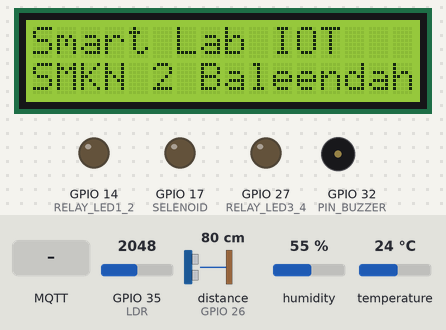
The program below on a simulated ESP32. Parts: 16×2 character LCD, output pins drawn as LEDs (lit = HIGH), buzzer (waves = sounding, pin HIGH). Wiring (inferred from the names in the program): ultrasonic range finder: trigger GPIO 25; echo GPIO 26. Inputs (shaded band) come from the test bench; at power-on: GPIO 35 (LDR) = 2048, distance to the obstacle (sensor on GPIO 26) 80 cm, humidity 55 %, temperature 24 °C. The echo pulse lasts 58.3 µs per cm; WiFi joins after 1.5 s; servers stay silent unless stated; uploads are accepted with an empty reply; no MQTT or app messages arrive unless stated; pins used as bus, display or sensor lines are not drawn; what the program prints to the serial monitor is not drawn.

Above: at 1.4 s.
At 10.2 s:
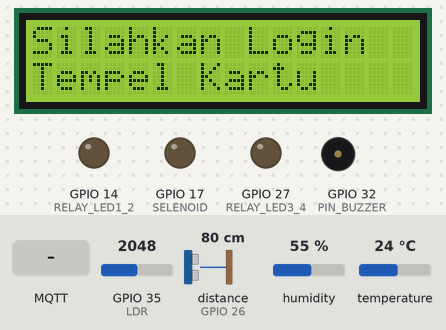
10.3 s: MQTT message "1" arrives on the first subscribed topic
At 12.3 s:
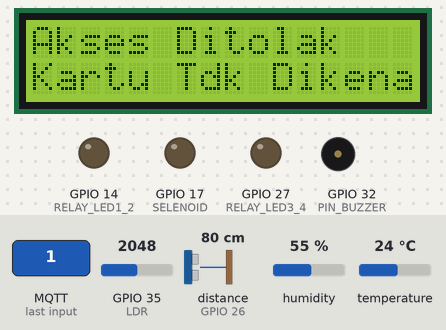
14.4 s: MQTT message "1" arrives on the third subscribed topic
At 14.8 s:
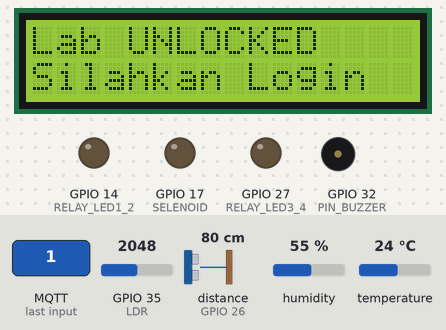
Timing chart, 0 to 17.4 s (numbered marks = the images above; inputs shaded):
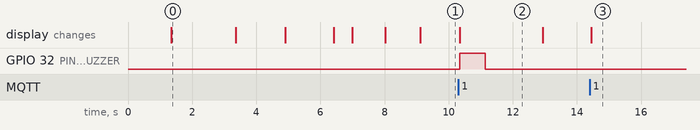

Measured:
- after the input at 10.3 s, GPIO 32 (PIN_BUZZER): LOW → HIGH after 0.05 s, → LOW 0.80 s later; the display: changes after 0.05 s (image 2)
- after the input at 14.4 s, the display: changes after 0.05 s (image 3)
- what the display in image 0 shows lasts 2.1 s, from 1.3 s to 3.4 s
- what the display in image 2 shows lasts 2.6 s, from 10.3 s to 12.9 s

The program:

main.cpp
```cpp
// ======== LIBRARY ========
#include <Arduino.h>
#include <SPI.h>
#include <DHT.h>
#include <IRremote.h>
#include <LiquidCrystal_I2C.h>
#include <WiFi.h>
#include <PubSubClient.h>
#include <ArduinoJson.h>
#include <MFRC522.h>
#include <HTTPClient.h>

// ======== PIN DECLARATION ========
#define RELAY_LED1_2  14
#define RELAY_LED3_4  27
#define SELENOID      17
#define TRIG_PIN      25
#define ECHO_PIN      26
#define KY005         33
#define DHTPIN         4
#define PIN_BUZZER    32
#define LDR           35
#define SS_PIN         5
#define RST_PIN       16

#define DHTTYPE DHT11
#define TEMP_LIMIT 27.0

// ======== ASYNCHRONUS MILLIS TIMERS ========
unsigned long now;
unsigned long lastLDR      = 0;
unsigned long lastDHT      = 0;
unsigned long lastPub      = 0;
unsigned long lastTtl      = 0;
unsigned long lastDistance = 0;
unsigned long doorTimer    = 0;
unsigned long lcdTimer     = 0;

// ======== INTERVAL TIME ========
const unsigned long dhtInterval      = 2000;
const unsigned long ldrInterval      = 500;
const unsigned long pubInterval      = 10000;   // kirim sensor tiap 10 detik
const unsigned long ttlInterval      = 60000;   // heartbeat tiap 1 menit
const unsigned long distanceInterval = 500;
const unsigned long lcdInterval      = 5000;    // refresh tampilan LCD
const unsigned int  doorDuration     = 5000;    // pintu terbuka 5 detik

// ======== IR REMOTE CODE ========
uint32_t AC_ON  = 0x20DF10EF;
uint32_t AC_OFF = 0x20DF906F;

// ======== OBJECT DECLARATION ========
DHT             dht(DHTPIN, DHTTYPE);
LiquidCrystal_I2C lcd(0x27, 16, 2);
IRsend          irsend(KY005);
WiFiClient      espClient;
PubSubClient    mqtt(espClient);
MFRC522         rfid(SS_PIN, RST_PIN);

// ======== STATE VARIABLES ========
bool  modeAuto   = true;
bool  locked     = false;
bool  login      = false;
char  user[32]   = "none";
char  idLoginNow[64] = "none";   // UID yang sedang login (normalized)
bool  acStatus   = false;
bool  doorOpen   = false;
float distance   = 0.0;
float suhu       = 0.0;
float kelembapan = 0.0;
int   ldrRead    = 0;
int   thresholdLdr = 50;

// ======== GOOGLE SHEETS ========
const char* sheetURL = "https://script.google.com/macros/s/AKfycbz-zqtx90oHWwHfh-QBQ4vu1HvO1AwoGksLby7PP32SADF9nH6_Z1k-1K2RH75wzUJ64A/exec";

// ======== WIFI & MQTT ========
const char* ssid       = "GEDUNG-S21@TJKT-SMKN2BE";
const char* password   = "tjkt2025";
const char* mqttServer = "172.20.24.11";
const int   mqttPort   = 1883;
const char* clientID   = "esp32_smartlab_1";

// Topik publish
const char* topicSensor    = "lab1/sensor";
const char* topicAccess    = "lab1/access";
const char* topicTTL       = "lab1/timetolive";

// Topik subscribe
const char* topicSubLogin  = "lab1/control/login";
const char* topicSubMode   = "lab1/control/mode";
const char* topicSubLocked = "lab1/control/locked";
const char* topicSubDoor   = "lab1/control/door";
const char* topicSubLamp12 = "lab1/control/lamp1_2";
const char* topicSubLamp34 = "lab1/control/lamp3_4";
const char* topicSubAC     = "lab1/control/ac";

// Buffer JSON
char jsonBuf[1024];

// ======== PROTOTYPES ========
void connectWifi();
void connectMQTT();
void beep(int ms);
void openDoor();
void closeDoor();
float readUltrasonic();
void offAllRelay();
void shutAllDevice();
void sentLogin();
void allPublishStatus();
void sentTTL();
void sendToSheet(const char* uid, const char* name, const char* status);
void lcdShow(const char* line1, const char* line2 = "");

// ======================================================
// NORMALISASI UID
// ESP32 MFRC522 menghasilkan byte per byte, digabung
// dengan format " AB CD EF 01" (uppercase, spasi di depan setiap byte).
// Fungsi ini menghasilkan string tanpa spasi terdepan,
// konsisten uppercase: "AB CD EF 01"
// ======================================================
String buildUID(MFRC522& r) {
    String uid = "";
    for (byte i = 0; i < r.uid.size; i++) {
        if (i > 0) uid += " ";
        if (r.uid.uidByte[i] < 0x10) uid += "0";
        uid += String(r.uid.uidByte[i], HEX);
    }
    uid.toUpperCase();
    return uid; // contoh: "AB CD EF 01"
}

// ======================================================
// LCD HELPER
// ======================================================
void lcdShow(const char* line1, const char* line2) {
    lcd.clear();
    lcd.setCursor(0, 0);
    lcd.print(line1);
    if (line2 && strlen(line2) > 0) {
        lcd.setCursor(0, 1);
        lcd.print(line2);
    }
}

// ======================================================
// WIFI
// ======================================================
void connectWifi() {
    lcdShow("Connecting WiFi", "...");
    WiFi.mode(WIFI_STA);
    WiFi.begin(ssid, password);

    int retry = 0;
    while (WiFi.status() != WL_CONNECTED && retry < 30) {
        delay(500);
        retry++;
    }

    if (WiFi.status() == WL_CONNECTED) {
        IPAddress ip = WiFi.localIP();
        char ipStr[20];
        snprintf(ipStr, sizeof(ipStr), "%d.%d.%d.%d", ip[0], ip[1], ip[2], ip[3]);
        Serial.print("WiFi OK IP: "); Serial.println(ipStr);
        lcdShow("WiFi Connected", ipStr);
    } else {
        Serial.println("WiFi FAILED");
        lcdShow("WiFi GAGAL", "Cek SSID/Pass");
    }
    delay(1500);
}

// ======================================================
// MQTT
// ======================================================
void connectMQTT() {
    if (mqtt.connected()) return;

    lcdShow("MQTT Connect...", "");
    int retry = 0;
    while (!mqtt.connected() && retry < 5) {
        mqtt.connect(clientID);
        delay(500);
        retry++;
    }

    if (mqtt.connected()) {
        mqtt.subscribe(topicSubLogin);
        mqtt.subscribe(topicSubMode);
        mqtt.subscribe(topicSubLocked);
        mqtt.subscribe(topicSubDoor);
        mqtt.subscribe(topicSubLamp12);
        mqtt.subscribe(topicSubLamp34);
        mqtt.subscribe(topicSubAC);
        Serial.println("MQTT OK");
        lcdShow("MQTT Connected", "Smart Lab Ready");
    } else {
        Serial.println("MQTT FAILED");
        lcdShow("MQTT GAGAL", "Cek Broker");
    }
    delay(1000);
}

// ======================================================
// BUZZER
// ======================================================
void beep(int ms) {
    digitalWrite(PIN_BUZZER, HIGH);
    delay(ms);
    digitalWrite(PIN_BUZZER, LOW);
    delay(50);
}

// ======================================================
// PINTU
// ======================================================
void openDoor() {
    if (!doorOpen) {
        digitalWrite(SELENOID, HIGH);
        beep(200);
        doorOpen  = true;
        doorTimer = millis();
        Serial.println("Door OPEN");
    }
}

void closeDoor() {
    if (doorOpen && millis() - doorTimer >= doorDuration) {
        digitalWrite(SELENOID, LOW);
        beep(100);
        doorOpen = false;
        Serial.println("Door CLOSED");
    }
}

// ======================================================
// ULTRASONIC
// ======================================================
float readUltrasonic() {
    digitalWrite(TRIG_PIN, LOW);
    delayMicroseconds(2);
    digitalWrite(TRIG_PIN, HIGH);
    delayMicroseconds(10);
    digitalWrite(TRIG_PIN, LOW);

    long dur = pulseIn(ECHO_PIN, HIGH, 30000);
    if (dur == 0) return -1;
    return (dur / 2.0) * 0.0343;
}

// ======================================================
// RELAY
// ======================================================
void offAllRelay() {
    digitalWrite(RELAY_LED1_2, LOW);
    digitalWrite(RELAY_LED3_4, LOW);
}

void shutAllDevice() {
    offAllRelay();
    digitalWrite(SELENOID, LOW);
    doorOpen = false;
    Serial.println("All devices shut");
}

// ======================================================
// GOOGLE SHEETS
// ======================================================
void sendToSheet(const char* uid, const char* name, const char* statusStr) {
    if (WiFi.status() != WL_CONNECTED) return;

    HTTPClient http;
    char url[512];
    // URL encode spasi → %20
    String uidEnc  = String(uid);  uidEnc.replace(" ", "%20");
    String nameEnc = String(name); nameEnc.replace(" ", "%20");

    snprintf(url, sizeof(url), "%s?uid=%s&name=%s&status=%s",
             sheetURL, uidEnc.c_str(), nameEnc.c_str(), statusStr);

    http.begin(url);
    http.setFollowRedirects(HTTPC_STRICT_FOLLOW_REDIRECTS);
    http.setTimeout(5000);
    int code = http.GET();
    Serial.print("Sheets HTTP: "); Serial.println(code);
    http.end();
}

// ======================================================
// PUBLISH SENSOR
// ======================================================
void allPublishStatus() {
    StaticJsonDocument<1024> doc;

    doc["device"]     = clientID;
    doc["modeAuto"]   = modeAuto;
    doc["locked"]     = locked;
    doc["login"]      = login;
    doc["user"]       = user;
    doc["uid"]        = idLoginNow;

    // Network
    IPAddress ip = WiFi.localIP();
    char ipStr[20];
    snprintf(ipStr, sizeof(ipStr), "%d.%d.%d.%d", ip[0], ip[1], ip[2], ip[3]);
    doc["ip"]   = ipStr;
    doc["rssi"] = WiFi.RSSI();

    // Sensor
    doc["temp"]     = suhu;
    doc["hum"]      = kelembapan;
    doc["light"]    = ldrRead;
    doc["distance"] = distance;

    // Memory
    doc["freeMemory"] = (int)(ESP.getFreeHeap()    / 1024);
    doc["maxAlloc"]   = (int)(ESP.getMaxAllocHeap()/ 1024);

    // Aktuator (baca langsung dari pin, bukan variable)
    doc["door"]    = (digitalRead(SELENOID)    == HIGH);
    doc["lamp1_2"] = (digitalRead(RELAY_LED1_2)== HIGH);
    doc["lamp3_4"] = (digitalRead(RELAY_LED3_4)== HIGH);

    size_t n = serializeJson(doc, jsonBuf, sizeof(jsonBuf));

    if (mqtt.connected()) {
        bool ok = mqtt.publish(topicSensor, jsonBuf, n);
        Serial.print("Publish sensor: "); Serial.println(ok ? "OK" : "FAIL");
    }
}

// ======================================================
// TTL HEARTBEAT
// ======================================================
void sentTTL() {
    StaticJsonDocument<128> doc;
    doc["device"]  = clientID;
    doc["message"] = "alive";
    size_t n = serializeJson(doc, jsonBuf, sizeof(jsonBuf));
    if (mqtt.connected()) mqtt.publish(topicTTL, jsonBuf, n);
}

// ======================================================
// MQTT CALLBACK
// ======================================================
void callback(char* topic, byte* payload, unsigned int length) {
    if (!topic || !payload || length == 0) return;

    StaticJsonDocument<256> doc;
    DeserializationError err = deserializeJson(doc, payload, length);
    if (err) {
        Serial.print("JSON err: "); Serial.println(err.c_str());
        return;
    }

    // ----- lab1/control/login -----
    // Server membalas setelah validasi kartu
    if (strcmp(topic, topicSubLogin) == 0) {
        if (locked) return;  // jika locked, abaikan

        const char* sAccess = doc["statusAccess"] | "denied";
        const char* uName   = doc["user"]         | "none";
        const char* uuid    = doc["uid"]           | "none";

        if (strcmp(sAccess, "success") == 0) {
            login = !login;  // toggle login/logout

            if (login) {
                // LOGIN
                strncpy(user, uName, sizeof(user) - 1);
                user[sizeof(user) - 1] = '\0';
                strncpy(idLoginNow, uuid, sizeof(idLoginNow) - 1);
                idLoginNow[sizeof(idLoginNow) - 1] = '\0';

                openDoor();
                lcdShow("Akses Diterima", user);
                sendToSheet(idLoginNow, uName, "login");
                Serial.print("LOGIN: "); Serial.println(user);
            } else {
                // LOGOUT
                sendToSheet(idLoginNow, uName, "logout");
                offAllRelay();
                openDoor();
                lcdShow("Sampai Jumpa", user);
                Serial.print("LOGOUT: "); Serial.println(user);

                // Reset state
                strncpy(user, "none", sizeof(user));
                strncpy(idLoginNow, "none", sizeof(idLoginNow));
            }

        } else if (strcmp(sAccess, "denied") == 0) {
            lcdShow("Akses Ditolak", "Kartu Tdk Dikenal");
            beep(800);
            sendToSheet(uuid, "tidak dikenal", "denied");
            delay(1500);
            if (!login) {
                lcdShow("Silahkan Login", "Tempel Kartu");
            } else {
                lcdShow("Lab Aktif", user);
            }
        } else if (strcmp(sAccess, "locked") == 0) {
            lcdShow("SISTEM TERKUNCI", "Hubungi Admin");
            beep(300); delay(100); beep(300);
        }
    }

    // ----- lab1/control/mode -----
    if (strcmp(topic, topicSubMode) == 0) {
        bool newMode = doc["mode_auto"] | modeAuto;
        modeAuto = newMode;
        if (!login) shutAllDevice();
        Serial.print("Mode: "); Serial.println(modeAuto ? "AUTO" : "MANUAL");
    }

    // ----- lab1/control/locked -----
    if (strcmp(topic, topicSubLocked) == 0 && !login) {
        bool newLock = doc["locked"] | false;
        locked = newLock;
        if (locked) {
            shutAllDevice();
            lcdShow("LAB TERKUNCI", "Hubungi Admin");
        } else {
            lcdShow("Lab UNLOCKED", "Silahkan Login");
        }
        Serial.print("Locked: "); Serial.println(locked);
    }

    // ----- lab1/control/door (hanya mode manual) -----
    if (strcmp(topic, topicSubDoor) == 0 && !locked && !modeAuto) {
        bool doorVal = doc["door"] | false;
        if (doorVal) openDoor();
        else {
            digitalWrite(SELENOID, LOW);
            doorOpen = false;
        }
    }

    // ----- lab1/control/lamp1_2 (hanya mode manual) -----
    if (strcmp(topic, topicSubLamp12) == 0 && !locked && !modeAuto) {
        bool val = doc["lampu1_2"] | false;
        digitalWrite(RELAY_LED1_2, val ? HIGH : LOW);
        Serial.print("Lamp1_2: "); Serial.println(val);
    }

    // ----- lab1/control/lamp3_4 (hanya mode manual) -----
    if (strcmp(topic, topicSubLamp34) == 0 && !locked && !modeAuto) {
        bool val = doc["lampu3_4"] | false;
        digitalWrite(RELAY_LED3_4, val ? HIGH : LOW);
        Serial.print("Lamp3_4: "); Serial.println(val);
    }

    // ----- lab1/control/ac -----
    if (strcmp(topic, topicSubAC) == 0) {
        // Implementasi kontrol AC via IR
        bool acOn = doc["ac"] | false;
        if (acOn && !acStatus) {
            IrSender.sendNEC(AC_ON, 32);
            acStatus = true;
        } else if (!acOn && acStatus) {
            IrSender.sendNEC(AC_OFF, 32);
            acStatus = false;
        }
    }
}

// ======================================================
// RFID: KIRIM REQUEST LOGIN/LOGOUT
// ======================================================
void sentLogin() {
    if (!rfid.PICC_IsNewCardPresent()) return;
    if (!rfid.PICC_ReadCardSerial())   return;

    String uid = buildUID(rfid);
    Serial.print("RFID UID: "); Serial.println(uid);

    StaticJsonDocument<256> doc;
    doc["uid"]    = uid;
    doc["device"] = clientID;

    // Tentukan status berdasarkan kondisi login saat ini
    // Jika sudah login dan UID cocok → logout; jika belum login → login
    if (login && strcmp(idLoginNow, uid.c_str()) == 0) {
        doc["status"] = "logout";
        Serial.println("Request LOGOUT");
    } else if (!login) {
        doc["status"] = "login";
        Serial.println("Request LOGIN");
    } else {
        // Ada orang lain yang tap kartu saat sudah login → denied lokal
        Serial.println("Tap oleh orang lain, diabaikan");
        rfid.PICC_HaltA();
        rfid.PCD_StopCrypto1();
        beep(200);
        return;
    }

    size_t n = serializeJson(doc, jsonBuf, sizeof(jsonBuf));
    if (mqtt.connected()) {
        mqtt.publish(topicAccess, jsonBuf, n);
    }

    rfid.PICC_HaltA();
    rfid.PCD_StopCrypto1();
    delay(500); // debounce kartu
}

// ======================================================
// SETUP
// ======================================================
void setup() {
    Serial.begin(9600);
    delay(1000);

    // Init peripheral
    SPI.begin();
    rfid.PCD_Init();
    delay(100);
    dht.begin();
    delay(100);
    lcd.init();
    lcd.backlight();
    IrSender.begin(KY005);

    // Pin modes
    pinMode(TRIG_PIN,    OUTPUT);
    pinMode(ECHO_PIN,    INPUT);
    pinMode(LDR,         INPUT);
    pinMode(PIN_BUZZER,  OUTPUT);
    pinMode(SELENOID,    OUTPUT);
    pinMode(RELAY_LED1_2,OUTPUT);
    pinMode(RELAY_LED3_4,OUTPUT);

    offAllRelay();
    digitalWrite(SELENOID, LOW);

    lcdShow("Smart Lab IOT", "SMKN 2 Baleendah");
    delay(2000);

    // Koneksi
    connectWifi();
    mqtt.setServer(mqttServer, mqttPort);
    mqtt.setBufferSize(1024);
    mqtt.setCallback(callback);
    connectMQTT();

    lcdShow("Sistem Siap", "Tempel Kartu");
    delay(1000);

    Serial.println("=== ESP32 Smart Lab Ready ===");
}

// ======================================================
// LOOP
// ======================================================
void loop() {
    now = millis();

    // Reconnect jika putus
    if (WiFi.status() != WL_CONNECTED) connectWifi();
    if (!mqtt.connected())             connectMQTT();
    mqtt.loop();

    // Baca DHT tiap 2 detik
    if (now - lastDHT >= dhtInterval) {
        lastDHT = now;
        float t = dht.readTemperature();
        float h = dht.readHumidity();
        if (!isnan(t)) suhu       = t;
        if (!isnan(h)) kelembapan = h;
    }

    // Baca LDR
    ldrRead = analogRead(LDR);

    // Baca jarak
    if (now - lastDistance >= distanceInterval) {
        lastDistance = now;
        distance = readUltrasonic();
    }

    // Publish sensor tiap 10 detik
    if (now - lastPub >= pubInterval) {
        lastPub = now;
        allPublishStatus();
    }

    // TTL heartbeat tiap 1 menit
    if (now - lastTtl >= ttlInterval) {
        lastTtl = now;
        sentTTL();
    }

    // ======== LOGIKA MODE AUTO ========
    if (modeAuto) {
        if (locked) {
            // Sistem terkunci
            if (now - lcdTimer >= lcdInterval) {
                lcdTimer = now;
                lcdShow("LAB TERKUNCI", "Hubungi Admin");
            }
        } else {
            // Tidak terkunci, proses RFID
            sentLogin();

            if (login) {
                // === SUDAH LOGIN ===
                // Kontrol lampu otomatis berdasarkan cahaya
                if (ldrRead <= thresholdLdr) {
                    digitalWrite(RELAY_LED1_2, HIGH);
                    digitalWrite(RELAY_LED3_4, HIGH);
                } else {
                    digitalWrite(RELAY_LED1_2, LOW);
                    digitalWrite(RELAY_LED3_4, LOW);
                }

                // Buka pintu otomatis jika ada objek dekat (sensor)
                if (distance > 0 && distance <= 10.0) {
                    openDoor();
                }

                // Kontrol AC otomatis
                if (suhu >= TEMP_LIMIT && !acStatus) {
                    IrSender.sendNEC(AC_ON, 32);
                    acStatus = true;
                    Serial.println("AC ON (auto)");
                } else if (suhu < TEMP_LIMIT - 1 && acStatus) {
                    IrSender.sendNEC(AC_OFF, 32);
                    acStatus = false;
                    Serial.println("AC OFF (auto)");
                }

                // Tampilan LCD saat login
                if (now - lcdTimer >= lcdInterval) {
                    lcdTimer = now;
                    char line2[17];
                    snprintf(line2, sizeof(line2), "T:%.1f H:%.0f%%", suhu, kelembapan);
                    lcdShow(user, line2);
                }

            } else {
                // === BELUM LOGIN ===
                // Matikan semua perangkat
                if (digitalRead(RELAY_LED1_2) || digitalRead(RELAY_LED3_4)) {
                    offAllRelay();
                }
                if (acStatus) {
                    IrSender.sendNEC(AC_OFF, 32);
                    acStatus = false;
                }

                if (now - lcdTimer >= lcdInterval) {
                    lcdTimer = now;
                    lcdShow("Silahkan Login", "Tempel Kartu");
                }
            }
        }
    }
    // ======== MODE MANUAL ========
    // Di mode manual, kontrol dari server via MQTT callback

    closeDoor();
}
```
